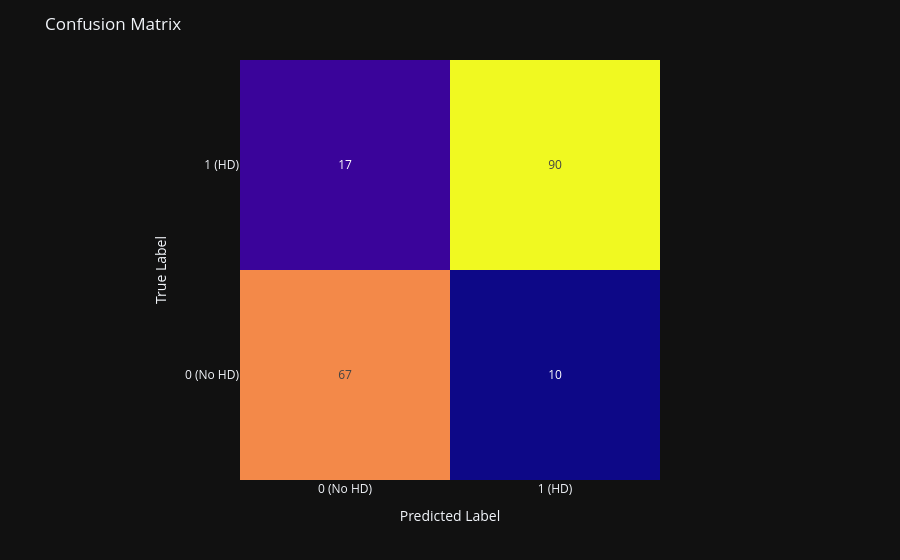

Here is the notebook cell this chart was saved with:
### Code cell
y_pred = model.predict(X_test_processed)

display("Confusion Matrix:")
cm = confusion_matrix(y_test, y_pred)
fig_cm = px.imshow(np.flipud(cm), 
                   text_auto=True,
                   template='plotly_dark',
                   labels=dict(x="Predicted Label", y="True Label"),
                   x=['0 (No HD)', '1 (HD)'],
                   y=['1 (HD)', '0 (No HD)']
                  )

fig_cm.update_layout(
    title='Confusion Matrix',
    coloraxis_showscale=False
)

fig_cm.show()
print("\nClassification Report:")
print(classification_report(y_test, y_pred))

### Figure 1 — Plotly figure (JSON) as saved in the notebook; plotly's stock layout.template omitted (floating-point values rounded to 4 significant figures)
{"data": [{"coloraxis": "coloraxis", "hovertemplate": "Predicted Label: %{x}<br>True Label: %{y}<br>color: %{z}<extra></extra>", "name": "0", "texttemplate": "%{z}", "type": "heatmap", "x": ["0 (No HD)", "1 (HD)"], "xaxis": "x", "y": ["1 (HD)", "0 (No HD)"], "yaxis": "y", "z": [[17, 90], [67, 10]]}], "layout": {"coloraxis": {"colorscale": [[0, "#0d0887"], [0.1111, "#46039f"], [0.2222, "#7201a8"], [0.3333, "#9c179e"], [0.4444, "#bd3786"], [0.5556, "#d8576b"], [0.6667, "#ed7953"], [0.7778, "#fb9f3a"], [0.8889, "#fdca26"], [1, "#f0f921"]], "showscale": false}, "margin": {"t": 60}, "title": {"text": "Confusion Matrix"}, "xaxis": {"anchor": "y", "constrain": "domain", "domain": [0, 1], "scaleanchor": "y", "title": {"text": "Predicted Label"}}, "yaxis": {"anchor": "x", "autorange": "reversed", "constrain": "domain", "domain": [0, 1], "title": {"text": "True Label"}}}}
